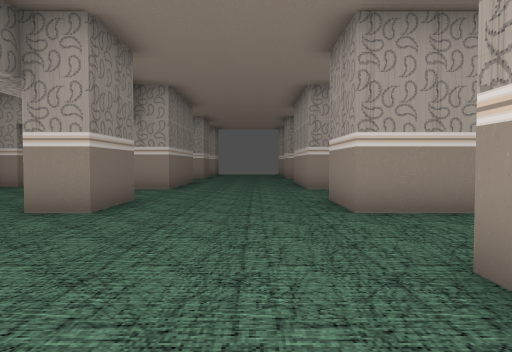
View 1 (above)

23 first-person views from a walk through a 3-D level made in the Godot game engine. The camera is 1.5 m above the floor, tilts 2° down and sees 70° across. The floor is counted in squares, 2 m on a side. Each view is taken from the middle of a square. On the plan, view 1 faces up. The plan holds only what a view shows up to about 11 squares ahead; the rest is blank. The place goes on beyond the plan.

View 2
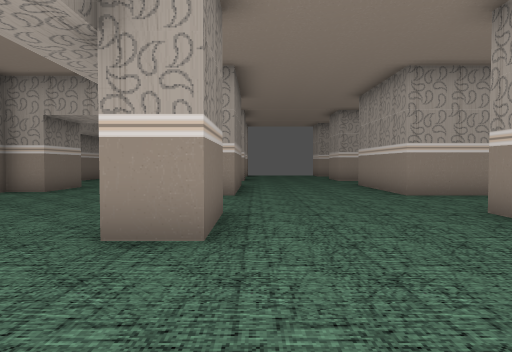

View 3
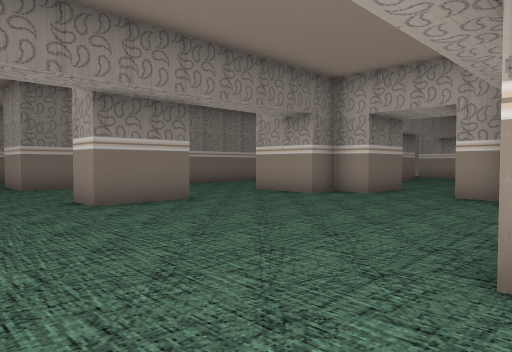

View 4
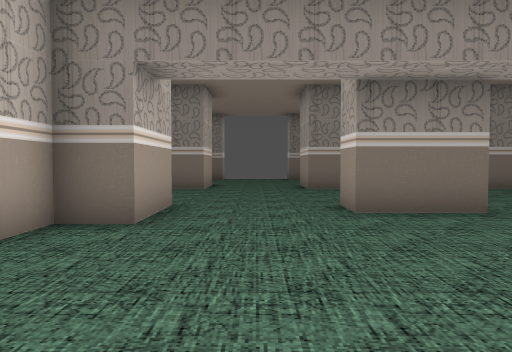

View 5
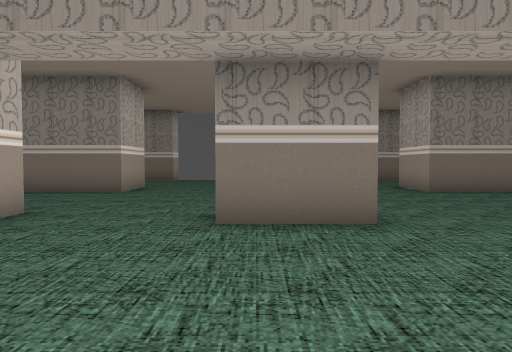

View 6
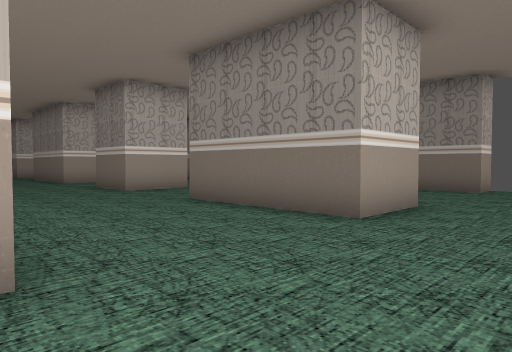

View 7
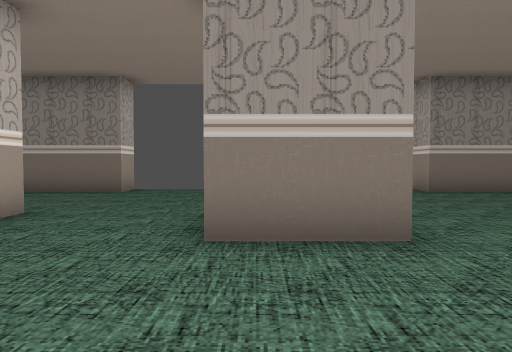

View 8
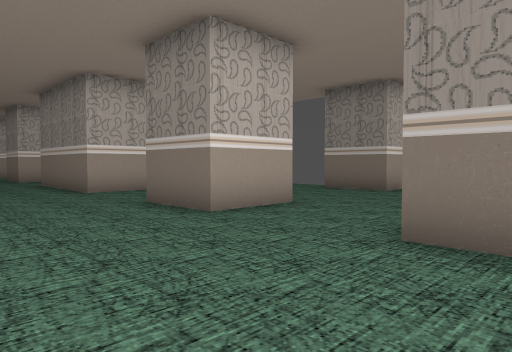

View 9
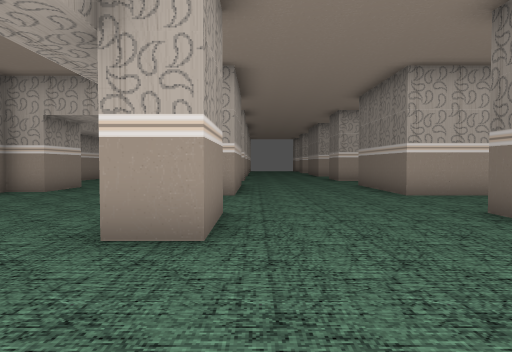

View 10
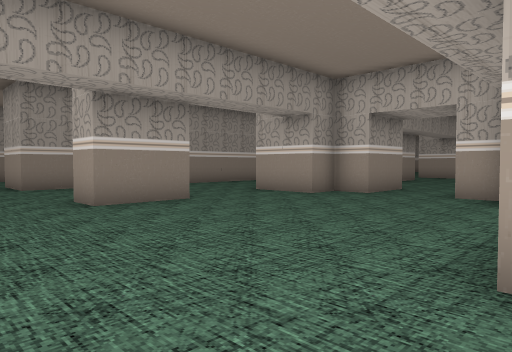

View 11
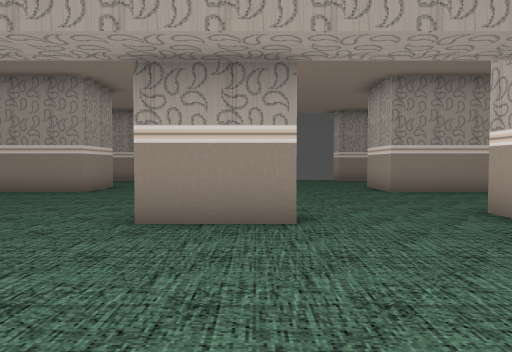

View 12
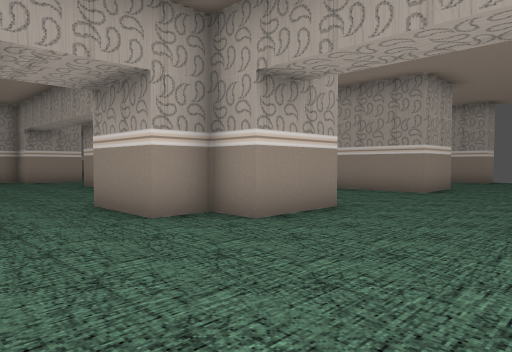

View 13
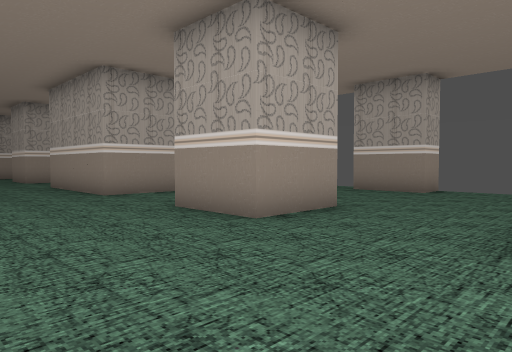

View 14
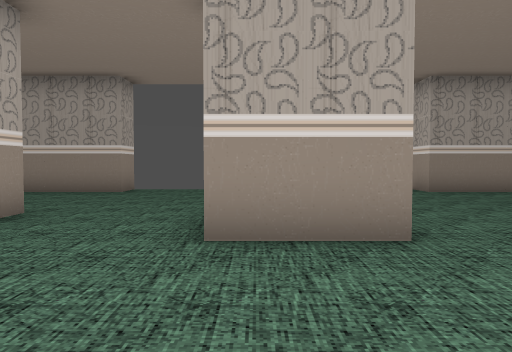

View 15
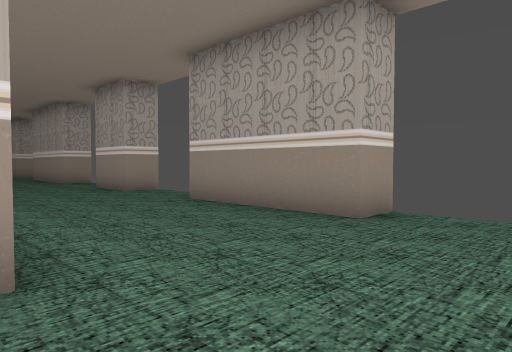

View 16
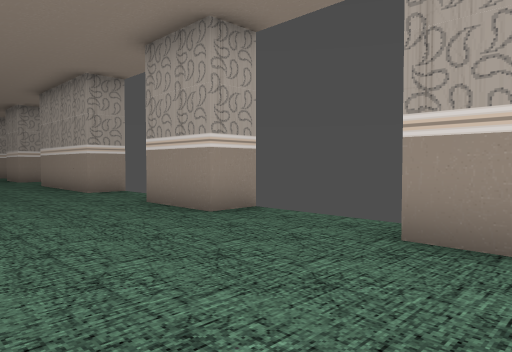

View 17
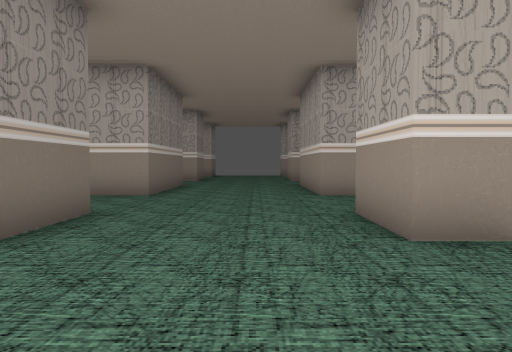

View 18
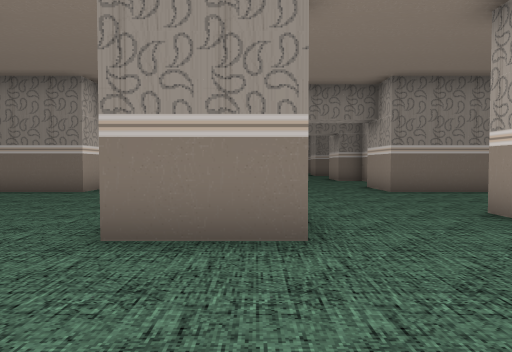

View 19
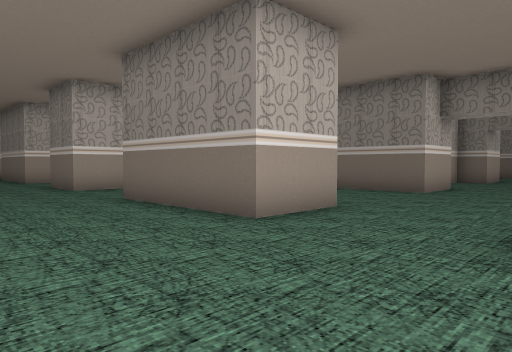

View 20
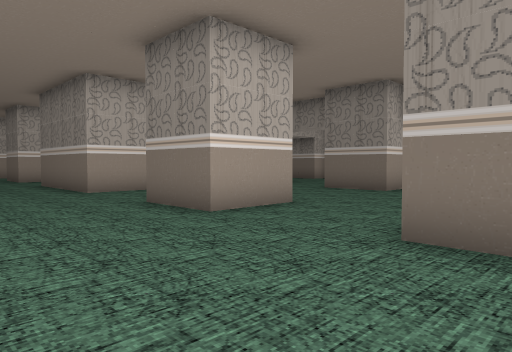

View 21
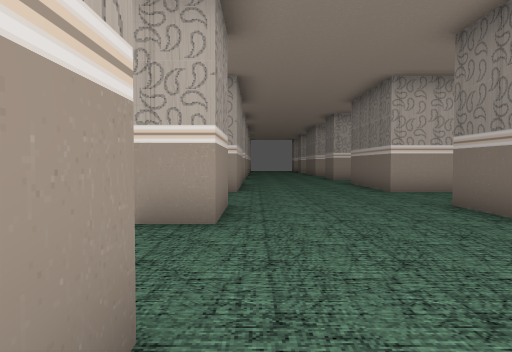

View 22
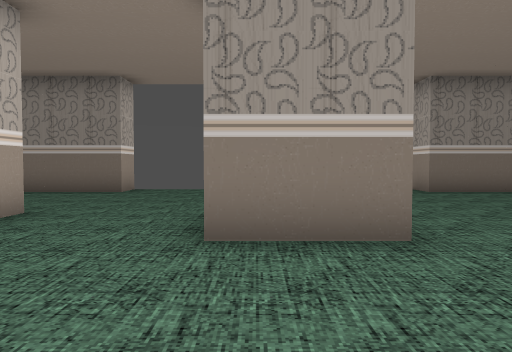

View 23
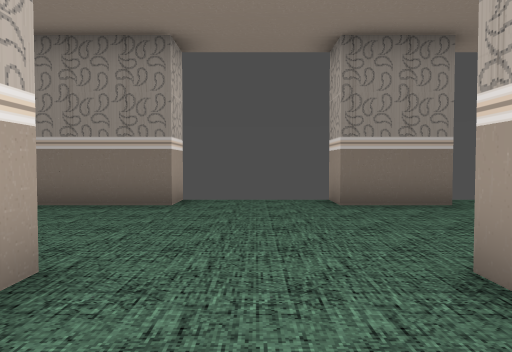

### Floor plan
Points are (right, up) in squares from view 1. A wall is a line through its corners. A room is listed if a view was taken in it or the views show most of it. See-through windows are left out.
Room 1 (views 1, 2, 3, 4, 5, 6, 7, 8, 9, 10, 11, 12, 13, 14, 15, 16, 17, 18, 19, 20, 21, 22, 23)
walls: (-4.5, 2.5) (-2.5, 2.5) (-2.5, -0.1); (-10.6, 2.5) (-8.5, 2.5) (-8.5, 1.5) (-7.5, 1.5); (-2.4, -1.5) (-4.5, -1.5) (-4.5, -0.5) (-5.5, -0.5) (-5.5, 1.5); (-9.5, 7.6) (-9.5, 5.5) (-10.5, 5.5); (-2.5, 7.5) (-2.5, 5.5) (-3.5, 5.5); (-10.5, -6.5) (-10.5, -4.5) (-9.5, -4.5); (-3.5, -6.5) (-3.5, -4.5) (-2.5, -4.5) (-2.5, -6.1); (1.5, 2.5) (3.5, 2.5) (3.5, -1.5) (1.5, -1.5) (1.5, 2.5); (-16.6, 2.5) (-14.5, 2.5) (-14.5, -1.5); (-14.5, 7.6) (-14.5, 5.5) (-16.1, 5.5); (1.5, -4.5) (3.5, -4.5) (3.5, -6.5) (1.5, -6.5) (1.5, -4.5); (-4.6, 11.5) (-5.5, 11.5); (-16.5, -4.5) (-14.5, -4.5) (-14.5, -6.5); (-10.6, -9.5) (-10.1, -9.5); (-8.4, -10.5) (-7.5, -10.5); (3.5, 7.6) (3.5, 5.5) (1.5, 5.5) (1.5, 7.5); (-7.5, 13.5) (-7.5, 11.5) (-8.5, 11.5) (-8.5, 10.5) (-10.5, 10.5); (-2.5, 13.1) (-2.5, 10.5) (-4, 10.5); (-10.5, -11.9) (-10.5, -9.8); (-5.5, -12.5) (-5.5, -10.5) (-4.5, -10.5) (-4.5, -9.5) (-2.5, -9.5); (-14.5, 12.8) (-14.5, 10.5) (-16, 10.5); (-16.5, -9.5) (-14.5, -9.5) (-14.5, -12.1); (-21.5, 2.5) (-20.5, 2.5) (-20.5, -1.5) (-21.5, -1.5); (-21.6, -4.5) (-20.5, -4.5) (-20.5, -6.5) (-21.5, -6.5); (1.5, -12.1) (1.5, -9.5) (3.5, -9.5) (3.5, -12.1); (8.6, -1.5) (7.5, -1.5) (7.5, 2.5); (3.5, 13) (3.5, 10.5) (1.5, 10.5) (1.5, 13); (8.5, 5.5) (7.5, 5.5) (7.5, 7.5); (8.5, -6.5) (7.5, -6.5) (7.5, -4.5) (8.5, -4.5); (-21.5, -9.5) (-20.5, -9.5) (-20.5, -12.1); (-20.5, 12.8) (-20.5, 10.5) (-21.5, 10.5); (8.6, 10.5) (7.5, 10.5) (7.5, 13.1); (7.5, -11.8) (7.5, -9.5) (8.5, -9.5)

Positions as (right, up) in squares from view 1, and headings:
1: (0, 0), facing up
2: (-2, 2), facing up
3: (-3, 3), facing up-left
4: (-4, 4), facing left
5: (-5, 6), facing left
6: (-10, 5), facing down-left
7: (-11, 6), facing left
8: (-11, 0), facing down-left
9: (-11, -1), facing down
10: (-10, -2), facing down-right
11: (-8, -6), facing right
12: (-8, -5), facing up-right
13: (-2, -10), facing up-right
14: (-2, -5), facing right
15: (3, -4), facing up-right
16: (4, 1), facing up-right
17: (6, 2), facing up
18: (7, 7), facing left
19: (7, 6), facing down-left
20: (7, 0), facing down-left
21: (7, 0), facing down
22: (-11, -6), facing left
23: (-14, -8), facing left
